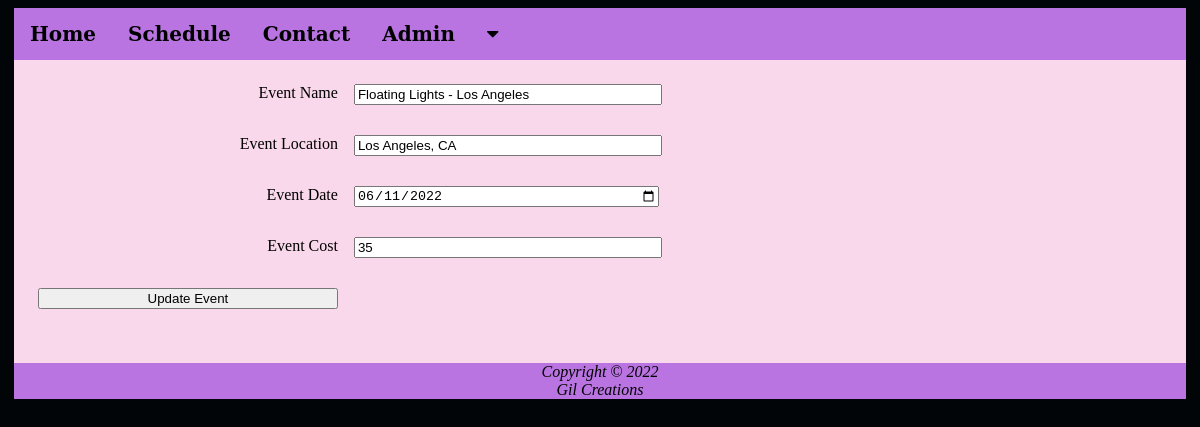
The app's page /adminupdateevent.php?eventID=2 (signed in) with its own data.
### tables this page shows
CREATE TABLE IF NOT EXISTS `events` (
  `eventID` int NOT NULL AUTO_INCREMENT,
  `eventName` varchar(255) NOT NULL,
  `eventLocation` varchar(255) NOT NULL,
  `eventDate` date NOT NULL,
  `eventImage` varchar(255) NOT NULL,
  `eventImgAlt` varchar(255) NOT NULL,
  `eventCost` int NOT NULL,
  `eventPageID` varchar(255) NOT NULL,
  `eventDetail` text NOT NULL,
  `eventHero` varchar(255) NOT NULL,
  PRIMARY KEY (`eventID`)
);

### adminupdateevent.php (the view, shortened to what this page needs)
<?php
require_once("dbconnect.php");
if(isset($_GET['eventID']))
{
	$getrecordsquery = $dbc -> prepare("SELECT eventID, eventName, eventLocation, eventDate, eventCost FROM floating_lights_festival.events WHERE eventID = :eventID");
	$getrecordsquery -> bindParam(':eventID', $_GET['eventID']);
	$getrecordsquery -> execute();
	include("header.php");
	echo "<main>";
	echo "<form method='post' action='" . $_SERVER['PHP_SELF'] . "'>";
	while($row = $getrecordsquery -> fetch())
	{
		echo "<label for='eventName'>Event Name</label>";
		echo "<input type='text' name='eventName' id='eventName' value='" . $row['eventName'] . "'>";
		echo "<label for='eventLocation'>Event Location</label>";
		echo "<input type='text' name='eventLocation' id='eventLocation' value='" . $row['eventLocation'] . "'>";
		echo "<label for='eventDate'>Event Date</label>";
		echo "<input type='date' name='eventDate' id='eventDate' value='" . $row['eventDate'] . "'>";
		echo "<label for='eventCost'>Event Cost</label>";
		echo "<input type='text' name='eventCost' id='eventCost' value='" . $row['eventCost'] . "'>";
	}
	echo "<input type='submit' value='Update Event'>";
	echo "</main>";
	include("footer.php");
}
?>

### styles.css (style rules this page uses)
body { background-color: #010508; }
form { padding: 1.5em; }
label { float: left; display: block; text-align: right; width: 10em; padding-right: 1em; }
input, textarea { display: block; margin-bottom: 1em; }
input, label, textarea { display: block; width: 300px; }
input, textarea, button { margin-bottom: 30px; }
label { padding-bottom: 1em; }

### records on screen
events: eventName "Floating Lights - Los Angeles", eventLocation "Los Angeles, CA", eventDate "06/11/2022", eventCost "35"
